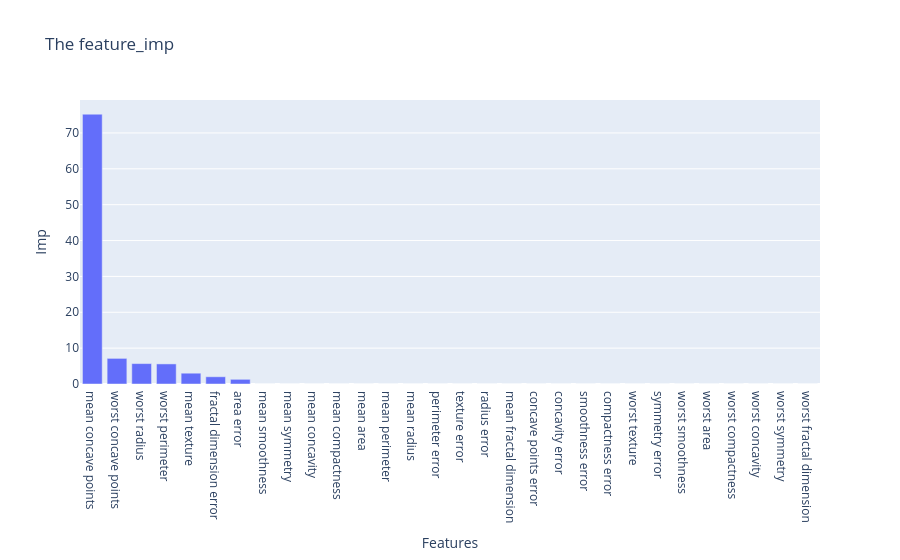

Source (notebook cell):
### Code cell
# Cheking the feature importance
feature_imp=pd.DataFrame({
    "Features":X_med.columns,
    "Imp":pipe.named_steps['decisiontreeclassifier'].feature_importances_*100
}).sort_values(by="Imp",ascending=False)

fig=px.bar(
    feature_imp,
    x="Features",
    y="Imp",
    title="The feature_imp"
)
fig.show()

### Figure 1 — Plotly figure (JSON) as saved in the notebook; plotly's stock layout.template omitted (floating-point values rounded to 4 significant figures)
{"data": [{"hovertemplate": "Features=%{x}<br>Imp=%{y}<extra></extra>", "legendgroup": "", "marker": {"color": "#636efa", "pattern": {"shape": ""}}, "name": "", "orientation": "v", "showlegend": false, "textposition": "auto", "type": "bar", "x": ["mean concave points", "worst concave points", "worst radius", "worst perimeter", "mean texture", "fractal dimension error", "area error", "mean smoothness", "mean symmetry", "mean concavity", "mean compactness", "mean area", "mean perimeter", "mean radius", "perimeter error", "texture error", "radius error", "mean fractal dimension", "concave points error", "concavity error", "smoothness error", "compactness error", "worst texture", "symmetry error", "worst smoothness", "worst area", "worst compactness", "worst concavity", "worst symmetry", "worst fractal dimension"], "xaxis": "x", "y": [75.23, 7.143, 5.69, 5.603, 3.011, 2.019, 1.304, 0.0, 0.0, 0.0, 0.0, 0.0, 0.0, 0.0, 0.0, 0.0, 0.0, 0.0, 0.0, 0.0, 0.0, 0.0, 0.0, 0.0, 0.0, 0.0, 0.0, 0.0, 0.0, 0.0], "yaxis": "y"}], "layout": {"barmode": "relative", "legend": {"tracegroupgap": 0}, "title": {"text": "The feature_imp"}, "xaxis": {"anchor": "y", "domain": [0, 1], "title": {"text": "Features"}}, "yaxis": {"anchor": "x", "domain": [0, 1], "title": {"text": "Imp"}}}}
